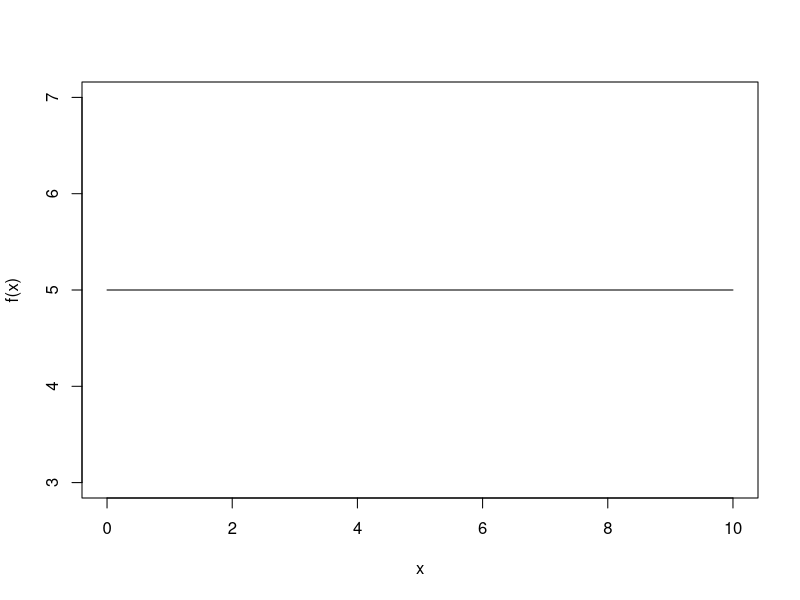
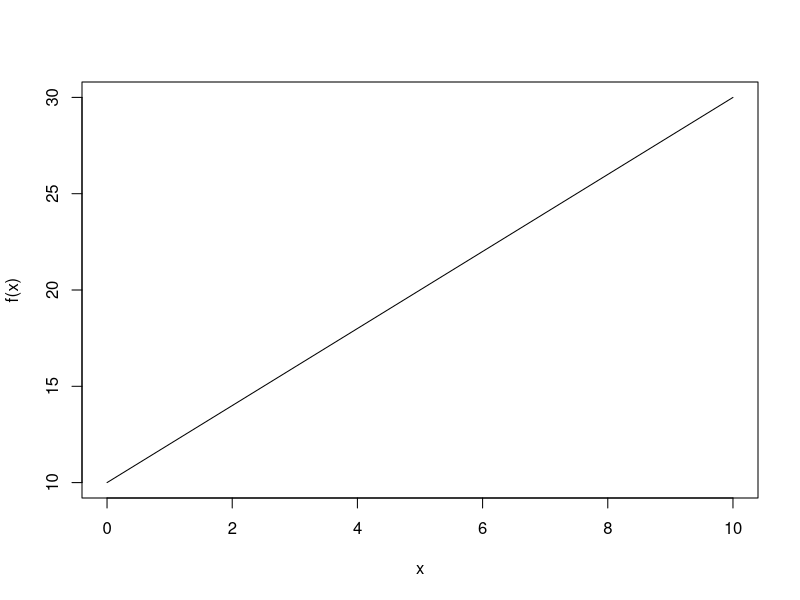
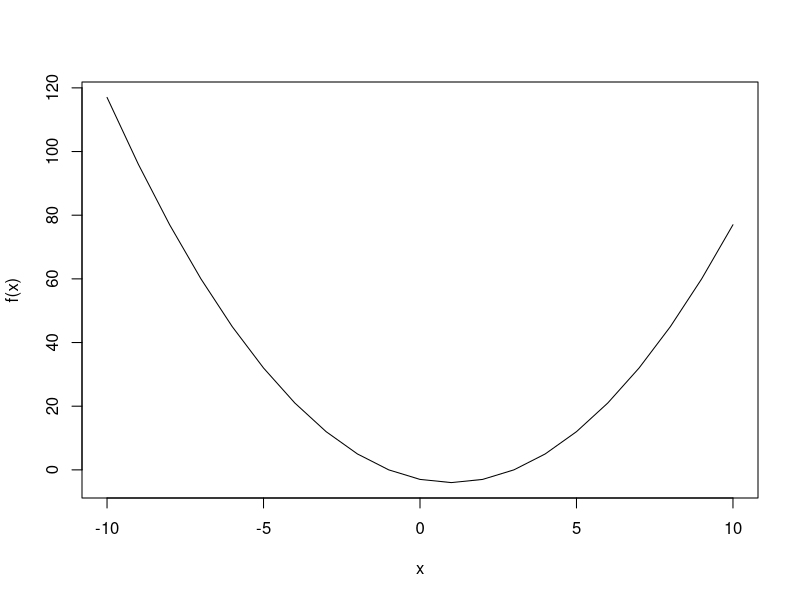

The R script that drew these images, in order: (Note: this script raises an error after producing the figures.)
#Constant functions
f <- function(x){
  fx <- 5
  return(fx)
}

input<- 0:10
plot(input, sapply(input,f),
     type = "l", xlab = "x",
     ylab = "f(x)")


#Linear functions
f <- function(x){
  fx <- 2*x+10
  return(fx)
}
f(4)

input<- 0:10
plot(input, sapply(input,f),
     type = "l", xlab = "x",
     ylab = "f(x)")


#Quadratic functions
f <- function(x){
  fx <- x*x-2*x-3
  return(fx)
}
f(4)

input<- -10:10
plot(input, sapply(input,f),
     type = "l", xlab = "x",
     ylab = "f(x)")


#Polynomial functions
f <- function(x){
  fx <- x^3 + 3*x^2 + 3*x + 1;
  return(fx)
}

input<- seq(-10,11,0,1)
plot(input, sapply(input,f),
     type = "l", xlab = "x",
     ylab = "f(x)")


#Rational functions
f <- function(x){
  fx <- 5+1/x-1
  return(fx)
}

input<- seq(1, 10, 0.1)
plot(input, sapply(input,f),
     type = "l", xlab = "x",
     ylab = "f(x)")